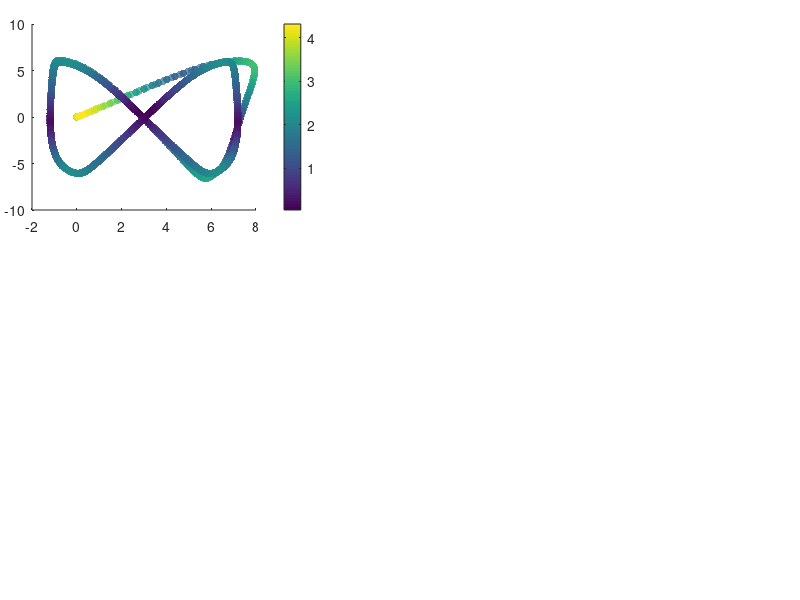

Recreate this plot in MATLAB. (Note: this script raises an error after producing the figure.)
%% Code to show the results of the Inverse kinematic controller

% Clean variables
clc, clear all, close all;
 
%% CARGA MIL
load('Kinetic_HiL.mat');

% DAtos de estado
h_HiL = x_states(1:4,:);
u_HiL = x_states(5:8,:);
t = t_time;

%%Tarea deseada
hd = ref(1:4,:);
hd_p = ref(5:8,:);

% Action de control dinamica
uc = uc_input;

% Error definition
for k = 1:length(t)
    error_vector = hd(1:3, k)-h_HiL(1:3, k);
    error_dynamic(k) = norm(error_vector,2);
end

% Figure propert%% Figures
lw = 1; % linewidth 1
lwV = 2; % linewidth 2
fontsizeLabel = 11; %11
fontsizeLegend = 11;
fontsizeTicks = 11;
fontsizeTitel = 11;
sizeX = 1300; % size figure
sizeY = 750; % size figure

% color propreties
c1 = [80, 81, 79]/255;
c2 = [244, 213, 141]/255;
c3 = [242, 95, 92]/255;
c4 = [112, 141, 129]/255;

C18 = [0 0 0];
c5 = [130, 37, 37]/255;
c6 = [205, 167, 37]/255;
c7 = [81, 115, 180]/255;

C1 = [246 170 141]/255;
C2 = [51 187 238]/255;
C3 = [0 153 136]/255;
C4 = [238 119 51]/255;
C5 = [204 51 17]/255;
C6 = [238 51 119]/255;
C7 = [187 187 187]/255;
C8 = [80 80 80]/255;
C9 = [140 140 140]/255;
C10 = [0 128 255]/255;
C11 = [234 52 89]/255;
C12 = [39 124 252]/255;
C13 = [40 122 125]/255;
%C14 = [86 215 219]/255;
C14 = [252 94 158]/255;
C15 = [244 171 39]/255;
C16 = [100 121 162]/255;
C17 = [255 0 0]/255;
%% New color slection

figure('Position', [500 500 sizeX sizeY])
set(gcf, 'Position', [500 500 sizeX sizeY]);
fig1_comps.fig = gcf;

% Figure 1
axes('Position',[0.04 0.65 .35 .31]);
%% Colorbar
scatter(h_HiL(1, :),h_HiL(2, :),30,error_dynamic,'filled','MarkerFaceAlpha',0.7);
c = colorbar;
c.Label.Interpreter = 'latex';
c.Label.String = '$\textrm{Error}~||\tilde{\mathbf{\eta}}||$';

set(c,'TickLabelInterpreter','latex')

%% Desired Trajectory
hd_plot = line(hd(1,:),hd(2,:));
set(hd_plot, 'LineStyle', '--', 'Color', C8, 'LineWidth', 1.2*lw)

%% Real Trajectory
h_plot = line(h_HiL(1,:),h_HiL(2,:));
set(h_plot, 'LineStyle', '-', 'Color', C18, 'LineWidth', 1.2*lw)

%% Title of the image
hTitle_1 = title({'$\textrm{(a)}$'},'fontsize',14,'interpreter','latex','Color',C18);
%hXLabel_1 = xlabel('$x~[m]$','fontsize',9,'interpreter','latex', 'Color',C18);
hYLabel_1 = ylabel('$y~[m]$','fontsize',9,'interpreter','latex', 'Color',C18);

%% Legend nomeclature
hLegend_1 = legend([hd_plot, h_plot],{'$\mathbf{\eta}_d$','$\mathbf{\eta}$'},'fontsize',12,'interpreter','latex','Color',[255 255 255]/255,'Location','best','NumColumns',1,'TextColor','black');
set(gca,'ticklabelinterpreter','latex',...
        'fontsize',1.3*fontsizeTicks)
% Figure properties
ax_1 = gca;
ax_1.Box = 'on';
ax_1.BoxStyle = 'full';
ax_1.TickLength = [0.005;0.005];
ax_1.TickDirMode = 'auto';
ax_1.YMinorTick = 'on';
ax_1.XMinorTick = 'on';
% ax_2.XTickLabel = [];
ax_1.XMinorGrid = 'on';
ax_1.YMinorGrid = 'on';
%ax_2.MinorGridColor = '#8f8f8f';
ax_1.MinorGridAlpha = 0.15;
ax_1.LineWidth = 0.8;
ax_1.XLim = [min(h_HiL(1,:))-0.2 max(h_HiL(1,:))+0.2];
ax_1.YLim = [min(h_HiL(2,:))-0.2 max(h_HiL(2,:))+0.2];

% Figure 2
axes('Position',[0.04 0.28 .35 .31]);
%% Colorbar
scatter(h_HiL(1, :),h_HiL(3, :),30,error_dynamic,'filled','MarkerFaceAlpha',0.7);
c = colorbar;
c.Label.Interpreter = 'latex';
c.Label.String = '$\textrm{Error}~||\tilde{\mathbf{\eta}}||$';

set(c,'TickLabelInterpreter','latex')

%% Desired Trajectory
hd_plot_2 = line(hd(1,:),hd(3,:));
set(hd_plot_2, 'LineStyle', '--', 'Color', C8, 'LineWidth', 1.2*lw)

%% Real Trajectory
h_plot_2 = line(h_HiL(1,:),h_HiL(3,:));
set(h_plot_2, 'LineStyle', '-', 'Color', C18, 'LineWidth', 1.2*lw)

%% Title of the image
hTitle_2 = title({'$\textrm{(b)}$'},'fontsize',14,'interpreter','latex','Color',C18);
hXLabel_2 = xlabel('$x~[m]$','fontsize',9,'interpreter','latex', 'Color',C18);
hYLabel_2 = ylabel('$z~[m]$','fontsize',9,'interpreter','latex', 'Color',C18);

%% Legend nomeclature
hLegend_2 = legend([hd_plot_2, h_plot_2],{'$\mathbf{\eta}_d$','$\mathbf{\eta}$'},'fontsize',12,'interpreter','latex','Color',[255 255 255]/255,'Location','best','NumColumns',1,'TextColor','black');
set(gca,'ticklabelinterpreter','latex',...
        'fontsize',1.3*fontsizeTicks)
% Figure properties
ax_2 = gca;
ax_2.Box = 'on';
ax_2.BoxStyle = 'full';
ax_2.TickLength = [0.005;0.005];
ax_2.TickDirMode = 'auto';
ax_2.YMinorTick = 'on';
ax_2.XMinorTick = 'on';
% ax_2.XTickLabel = [];
ax_2.XMinorGrid = 'on';
ax_2.YMinorGrid = 'on';
%ax_2.MinorGridColor = '#8f8f8f';
ax_2.MinorGridAlpha = 0.15;
ax_2.LineWidth = 0.8;
ax_2.XLim = [min(h_HiL(1,:))-0.2 max(h_HiL(1,:))+0.2];
ax_2.YLim = [min(h_HiL(3,:))-0.2 max(h_HiL(3,:))+0.2];

axes('Position',[0.45 0.65 .54 .31]);
%% Data generation
error_x_plot = line(t,hd(1,:)-h_HiL(1,:));
set(error_x_plot, 'LineStyle', '-', 'Color', C5, 'LineWidth', 1.1*lw);
error_y_plot = line(t,hd(2,:)-h_HiL(2,:));
set(error_y_plot, 'LineStyle', '-', 'Color', C3, 'LineWidth', 1.1*lw);
error_z_plot = line(t,hd(3,:)-h_HiL(3,:));
set(error_z_plot, 'LineStyle', '-', 'Color', c7, 'LineWidth', 1.1*lw);

% fig1_comps.p1 = ul_plot;
%% Title of the image
hTitle_3 = title({'$\textrm{(c)}$'},'fontsize',14,'interpreter','latex','Color',C18);
%xlabel('$\textrm{Time}[s]$','fontsize',10,'interpreter','latex','Color',C18);
ylabel('$\textrm{Control Error}~[m]$','fontsize',10,'interpreter','latex', 'Color',C18);

%% Legend nomeclature
hLegend_3 = legend([error_x_plot,error_y_plot, error_z_plot],{'$\tilde{\mathbf{\eta}}_x$','$\tilde{\mathbf{\eta}}_y$','$\tilde{\mathbf{\eta}}_z$'},'fontsize',12,'interpreter','latex','Color',[255 255 255]/255,'Location','northeast','NumColumns',1,'TextColor','black');
 set(gca,'ticklabelinterpreter','latex',...
         'fontsize',1.3*fontsizeTicks)
%% Figure properties
ax_3 = gca;
ax_3.Box = 'on';
ax_3.BoxStyle = 'full';
ax_3.TickLength = [0.01;0.01];
ax_3.TickDirMode = 'auto';
ax_3.XTickLabel = [];
ax_3.YMinorTick = 'on';
ax_3.XMinorTick = 'on';
ax_3.XMinorGrid = 'on';
ax_3.YMinorGrid = 'on';
%ax_1.MinorGridColor = '#8f8f8f';
ax_3.MinorGridAlpha = 0.15;
ax_3.LineWidth = 0.8;
ax_3.XLim = [0 t(end)];

% Calcular las diferencias y encontrar los valores máximo y mínimo
diff_values = [hd(1,:) - h_HiL(1,:); hd(2,:) - h_HiL(2,:); hd(3,:) - h_HiL(3,:)];
max_diff = max(max(diff_values)); % Máximo valor de las diferencias
min_diff = min(min(diff_values)); % Mínimo valor de las diferencias

ax_3.YLim = [min_diff-0.1, max_diff+0.1]; % Establecer los límites en Y
ax_3.YLim = [-3, 4]; % Establecer los límites en Y


%% Zoom Plot
axes('Position',[0.70 0.85 .2 .1]);
index_zoom_1 = (t>=20) & (t<=30);
error_x_plot_zoom = line(t(index_zoom_1),hd(1,(index_zoom_1))-h_HiL(1,(index_zoom_1)));
error_y_plot_zoom = line(t(index_zoom_1),hd(2,(index_zoom_1))-h_HiL(2,(index_zoom_1)));
error_z_plot_zoom = line(t(index_zoom_1),hd(3,(index_zoom_1))-h_HiL(3,(index_zoom_1)));

set(error_x_plot_zoom, 'LineStyle', '-', 'Color', C5, 'LineWidth', lw*0.8);
set(error_y_plot_zoom, 'LineStyle', '-', 'Color', C3, 'LineWidth', lw*0.8);
set(error_z_plot_zoom, 'LineStyle', '-', 'Color', c7, 'LineWidth', lw*0.8);

set(gca,'ticklabelinterpreter','latex',...
         'fontsize',fontsizeTicks*0.5)
ax_1_zoom = gca;
ax_1_zoom.Box = 'on';
ax_1_zoom.BoxStyle = 'full';
ax_1_zoom.TickLength = [0.01;0.01];
%ax_1_zoom.YLim = [-0.5 0.5];
%ax_1_zoom.YTickLabel = [];
%ax_1_zoom.XTickLabel = [];
ax_1_zoom.TickDirMode = 'manual';
ax_1_zoom.TickDir = 'in';
ax_1_zoom.YMinorTick = 'on';
ax_1_zoom.XMinorTick = 'on';
ax_1_zoom.LineWidth = 0.5;
ax_1_zoom.XMinorGrid = 'on';
ax_1_zoom.YMinorGrid = 'on';
axes('Position',[0.45 0.28 .54 .31]); %axes('Position',[0.45 0.65 .54 .31]);
%% Data generation
uc_l = line(t(1,1:length(uc(1,:))),uc(1,:));
set(uc_l, 'LineStyle', '-', 'Color', C5, 'LineWidth', 1.3*lw);
uc_m = line(t(1,1:length(uc(2,:))),uc(2,:));
set(uc_m, 'LineStyle', '-', 'Color', C3, 'LineWidth', 1.3*lw);
uc_n = line(t(1,1:length(uc(3,:))),uc(3,:));
set(uc_n, 'LineStyle', '-', 'Color', c7, 'LineWidth', 1.3*lw);


uc_l_real = line(t(1,1:length(u_HiL(1,:))),u_HiL(1,:));
set(uc_l_real, 'LineStyle', '--', 'Color', [C5, 0.5], 'LineWidth', 1.3*lw);
uc_m_real = line(t(1,1:length(u_HiL(2,:))),u_HiL(2,:));
set(uc_m_real, 'LineStyle', '--', 'Color', [C3, 0.5], 'LineWidth', 1.3*lw);
uc_n_real = line(t(1,1:length(u_HiL(3,:))),u_HiL(3,:));
set(uc_n_real, 'LineStyle', '--', 'Color', [c7, 0.5], 'LineWidth', 1.3*lw);

% fig1_comps.p1 = ul_plot;
%% Title of the image
hTitle_4 = title({'$\textrm{(d)}$'},'fontsize',14,'interpreter','latex','Color',C18);
xlabel('$\textrm{Time}[s]$','fontsize',10,'interpreter','latex','Color',C18);
ylabel('$\textrm{Inputs}~[m/s]$','fontsize',10,'interpreter','latex', 'Color',C18);

%% Legend nomeclature
hLegend_4 = legend([uc_l,uc_m, uc_n, uc_l_real,uc_m_real, uc_n_real ],{'${\nu}_{l_c}$','${\nu}_{m_c}$','${\nu}_{n_c}$', '${\nu}_{l}$','${\nu}_{m}$','${\nu}_{n}$'},'fontsize',12,'interpreter','latex','Color',[255 255 255]/255,'Location','northeast','NumColumns',1,'TextColor','black');
 set(gca,'ticklabelinterpreter','latex',...
         'fontsize',1.3*fontsizeTicks)
%% Figure properties
ax_4 = gca;
ax_4.Box = 'on';
ax_4.BoxStyle = 'full';
ax_4.TickLength = [0.01;0.01];
ax_4.TickDirMode = 'auto';
ax_4.YMinorTick = 'on';
ax_4.XMinorTick = 'on';
ax_4.XMinorGrid = 'on';
ax_4.YMinorGrid = 'on';
%ax_1.MinorGridColor = '#8f8f8f';
ax_4.MinorGridAlpha = 0.15;
ax_4.LineWidth = 0.8;
ax_4.XLim = [0 t(end)];
ax_4.YLim = [-5.7, 5.0]; % Establecer los límites en Y
% 
set(gcf, 'Color', 'w'); % Sets axes background

%%
export_fig a_Results_Kinetic_HiL.pdf -q101

